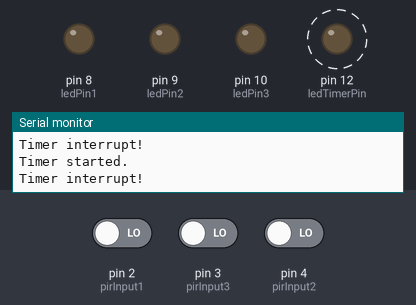
Simulated run of this sketch. Board: Arduino Uno, built with avr-gcc and run on an emulated ATmega328P. Parts: output pins drawn as LEDs (lit = HIGH), the last lines printed to the serial monitor. Dashed ring = blinking. The test bench sets the inputs (shaded band); at power-on: pin 2 (pirInput1) LOW, pin 3 (pirInput3) LOW, pin 4 (pirInput2) LOW.

Above: at 1.2 s.
1.3 s: pin 2 (pirInput1) driven HIGH
At 2.8 s:
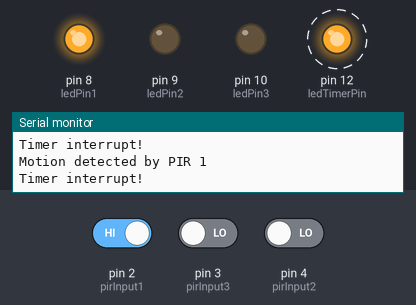
4.3 s: pin 3 (pirInput3) driven HIGH
At 6.8 s:
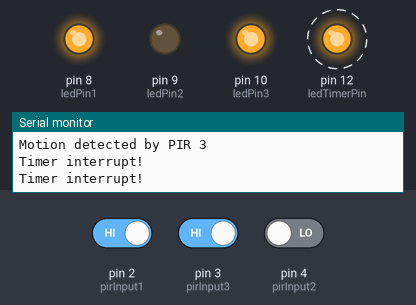
7.3 s: pin 4 (pirInput2) driven HIGH
At 8.6 s:
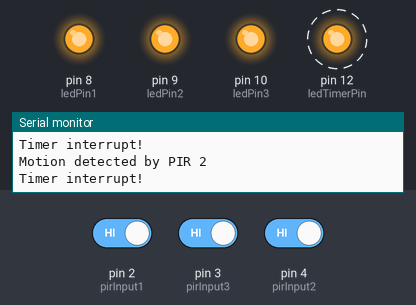
10.3 s: pin 2 (pirInput1) driven LOW
At 12.8 s:
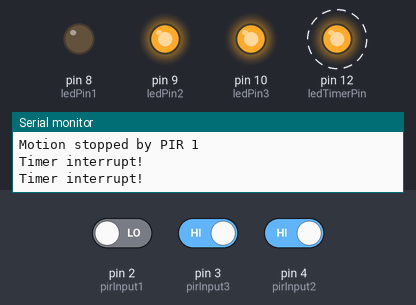
13.3 s: pin 3 (pirInput3) driven LOW
At 14.4 s:
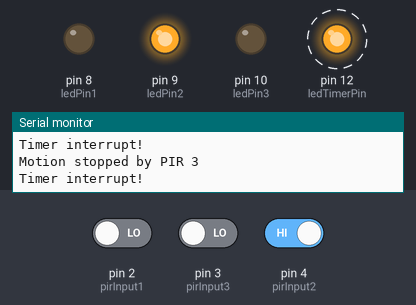
16.3 s: pin 2 (pirInput1) driven HIGH
At 18.7 s:
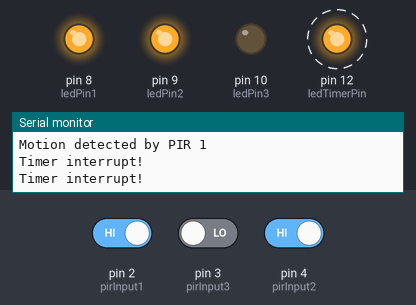
Timing chart, 0 to 20.3 s (numbered marks = the images above; inputs shaded):
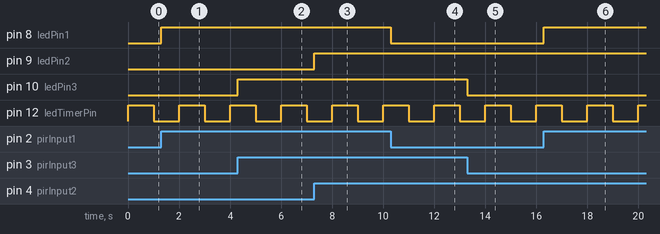

Measured:
- after the input at 1.3 s, pin 8 (ledPin1): LOW → HIGH at once
- after the input at 4.3 s, pin 10 (ledPin3): LOW → HIGH at once
- after the input at 7.3 s, pin 9 (ledPin2): LOW → HIGH at once
- after the input at 10.3 s, pin 8 (ledPin1): HIGH → LOW at once
- after the input at 13.3 s, pin 10 (ledPin3): HIGH → LOW at once
- after the input at 16.3 s, pin 8 (ledPin1): LOW → HIGH at once
- by itself, pin 12 (ledTimerPin): alternates HIGH for 1.0 s and LOW for 1.0 s

The sketch:

code.ino
```cpp
const int ledPin1 = 8;
const int ledPin2 = 9;
const int ledPin3 = 10;
const int ledTimerPin = 12;

const int pirInput1 = 2;
const int pirInput2 = 4;
const int pirInput3 = 3;

int pir1Detect = LOW;
int pir3Detect = LOW;
int pir2Detect = LOW;

void setup() {
  // Outputs from the LEDs
  pinMode(ledPin1, OUTPUT);
  pinMode(ledPin2, OUTPUT);
  pinMode(ledPin3, OUTPUT);

  pinMode(ledTimerPin, OUTPUT);

  // Inputs from the sensors
  pinMode(pirInput1, INPUT);
  pinMode(pirInput2, INPUT);
  pinMode(pirInput3, INPUT);

  Serial.begin(9600);  // Initialize serial communication
  Serial.println("Setup complete.");

  // Attaching interruptions for the PIR sensors
  attachInterrupt(digitalPinToInterrupt(pirInput1), motionPir1, CHANGE);
  attachInterrupt(digitalPinToInterrupt(pirInput3), motionPir3, CHANGE);

  pciSetup(4);
  startTimer(1);
}

void loop() {
  // Your main loop code can go here
}

void pciSetup(byte pin) {
  *digitalPinToPCMSK(pin) |= bit(digitalPinToPCMSKbit(pin));
  PCIFR |= bit(digitalPinToPCICRbit(pin));
  PCICR |= bit(digitalPinToPCICRbit(pin));
}

ISR(PCINT2_vect) {
  motionPir2();
}

void startTimer(double timerFrequency) {
  noInterrupts();

  uint16_t ocrValue = (uint16_t)(F_CPU / 1024.0 / timerFrequency - 1);

  TCCR1A = 0;
  TCCR1B = 0;
  TCNT1 = 0;
  OCR1A = ocrValue;
  TCCR1B |= (1 << WGM12);
  TCCR1B |= (1 << CS12) | (1 << CS10);
  TIMSK1 |= (1 << OCIE1A);

  interrupts();
  Serial.println("Timer started.");
}

ISR(TIMER1_COMPA_vect) {
  digitalWrite(ledTimerPin, digitalRead(ledTimerPin) ^ 1);
  Serial.println("Timer interrupt!");
}

void motionPir1() {
  int val = digitalRead(pirInput1);
  if (val == HIGH) {
    digitalWrite(ledPin1, HIGH);
    if (pir1Detect == LOW) {
      pir1Detect = HIGH;
      Serial.println("Motion detected by PIR 1");
    }
  } else {
    digitalWrite(ledPin1, LOW);
    if (pir1Detect == HIGH) {
      pir1Detect = LOW;
      Serial.println("Motion stopped by PIR 1");
    }
  }
}

void motionPir2() {
  int val = digitalRead(pirInput2);
  if (val == HIGH) {
    digitalWrite(ledPin2, HIGH);
    if (pir2Detect == LOW) {
      pir2Detect = HIGH;
      Serial.println("Motion detected by PIR 2");
    }
  } else {
    digitalWrite(ledPin2, LOW);
    if (pir2Detect == HIGH) {
      pir2Detect = LOW;
      Serial.println("Motion stopped by PIR 2");
    }
  }
}

void motionPir3() {
  int val = digitalRead(pirInput3);
  if (val == HIGH) {
    digitalWrite(ledPin3, HIGH);
    if (pir3Detect == LOW) {
      pir3Detect = HIGH;
      Serial.println("Motion detected by PIR 3");
    }
  } else {
    digitalWrite(ledPin3, LOW);
    if (pir3Detect == HIGH) {
      pir3Detect = LOW;
      Serial.println("Motion stopped by PIR 3");
    }
  }
}
```
